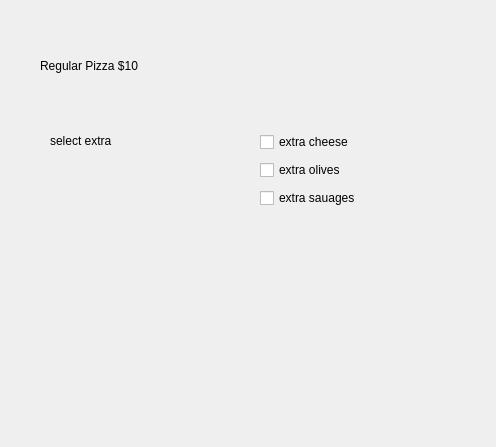
<?xml version="1.0" encoding="UTF-8"?>
<ui version="4.0">
 <class>Dialog</class>
 <widget class="QDialog" name="Dialog">
  <property name="geometry">
   <rect>
    <x>0</x>
    <y>0</y>
    <width>496</width>
    <height>447</height>
   </rect>
  </property>
  <property name="windowTitle">
   <string>Dialog</string>
  </property>
  <widget class="QLabel" name="label">
   <property name="geometry">
    <rect>
     <x>40</x>
     <y>20</y>
     <width>511</width>
     <height>91</height>
    </rect>
   </property>
   <property name="text">
    <string>Regular Pizza $10</string>
   </property>
  </widget>
  <widget class="QLabel" name="label_2">
   <property name="geometry">
    <rect>
     <x>50</x>
     <y>120</y>
     <width>171</width>
     <height>41</height>
    </rect>
   </property>
   <property name="text">
    <string>select extra</string>
   </property>
  </widget>
  <widget class="QLabel" name="labelAmount">
   <property name="geometry">
    <rect>
     <x>0</x>
     <y>280</y>
     <width>461</width>
     <height>111</height>
    </rect>
   </property>
   <property name="text">
    <string/>
   </property>
  </widget>
  <widget class="QWidget" name="verticalLayoutWidget">
   <property name="geometry">
    <rect>
     <x>260</x>
     <y>130</y>
     <width>160</width>
     <height>80</height>
    </rect>
   </property>
   <layout class="QVBoxLayout" name="verticalLayout">
    <item>
     <widget class="QCheckBox" name="checkBoxCheese">
      <property name="text">
       <string>extra cheese</string>
      </property>
     </widget>
    </item>
    <item>
     <widget class="QCheckBox" name="checkBoxOlives">
      <property name="text">
       <string>extra olives</string>
      </property>
     </widget>
    </item>
    <item>
     <widget class="QCheckBox" name="checkBoxSausages">
      <property name="text">
       <string>extra sauages</string>
      </property>
     </widget>
    </item>
   </layout>
  </widget>
 </widget>
 <resources/>
 <connections/>
</ui>
